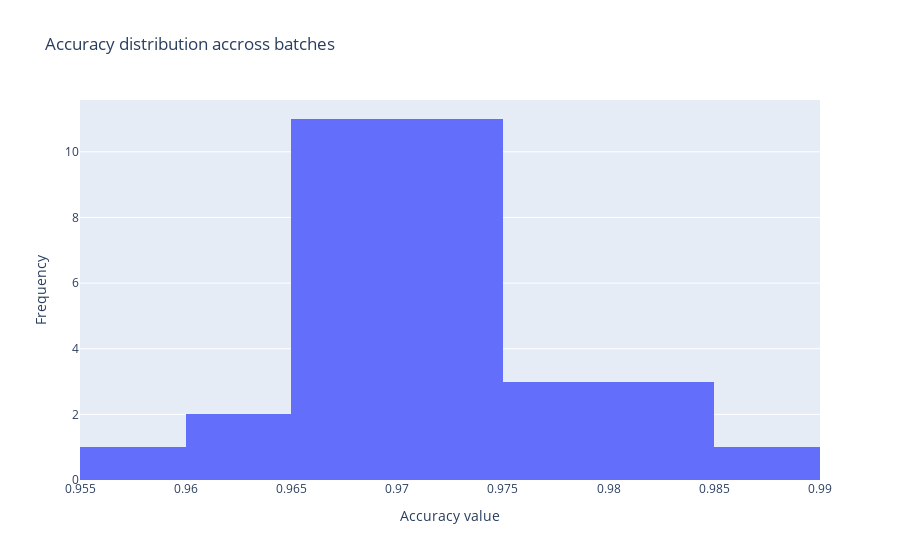

Notebook code cell kept with this figure:
### Code cell
metrics_distribution(acc_val, "Accuracy")

### Figure 1 — Plotly figure (JSON) as saved in the notebook; plotly's stock layout.template omitted (floating-point values rounded to 4 significant figures)
{"data": [{"type": "histogram", "x": [0.9805, 0.9826, 0.9737, 0.9712, 0.9742, 0.9651, 0.9693, 0.9743, 0.9741, 0.9768, 0.9712, 0.9734, 0.9605, 0.9688, 0.9759, 0.97, 0.9716, 0.9692, 0.9722, 0.9586, 0.9683, 0.9753, 0.9678, 0.9664, 0.9699, 0.9618, 0.9678, 0.9805, 0.9689, 0.9713, 0.9658, 0.9887]}], "layout": {"title": {"text": "Accuracy distribution accross batches"}, "xaxis": {"title": {"text": "Accuracy value"}}, "yaxis": {"title": {"text": "Frequency"}}}}
